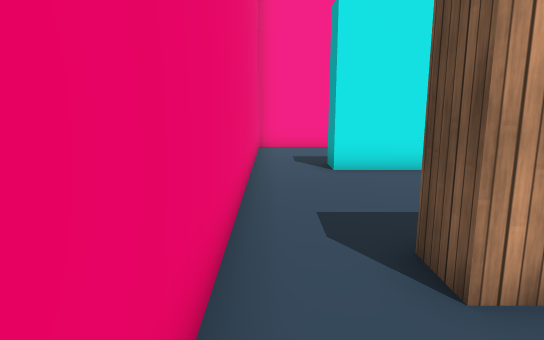
[1] (above)

14 first-person views from a walk through a Unity game level. The camera is 1.5 m above the floor, tilts 10° down and sees 75° across. The floor is counted in squares, 1 m on a side. Each view is taken from the middle of a square. On the plan, view 1 faces up. The plan holds only what a view shows up to about 16 squares ahead; the rest is blank. Some animated figures are not drawn. Some surface patterns are stand-ins.

[2]
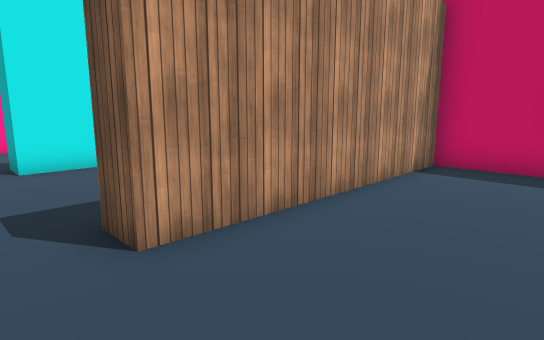

[3]
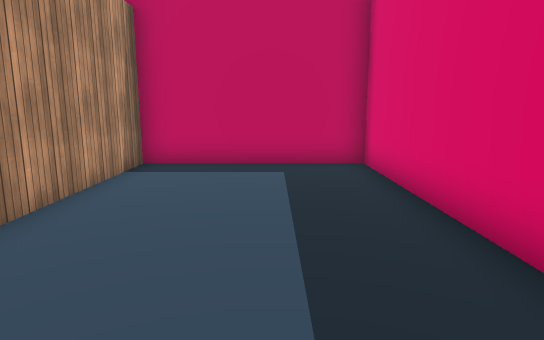

[4]
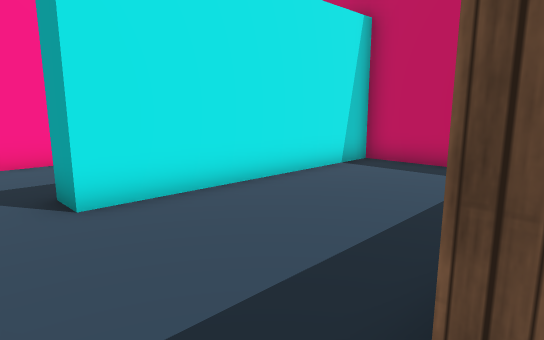

[5]
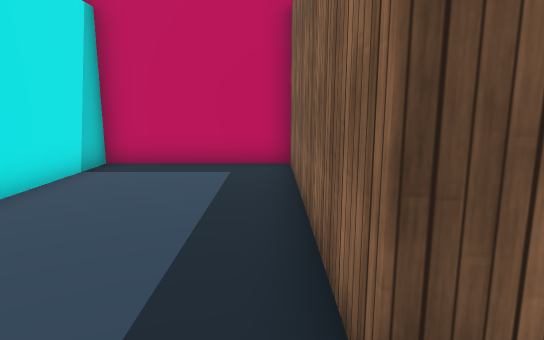

[6]
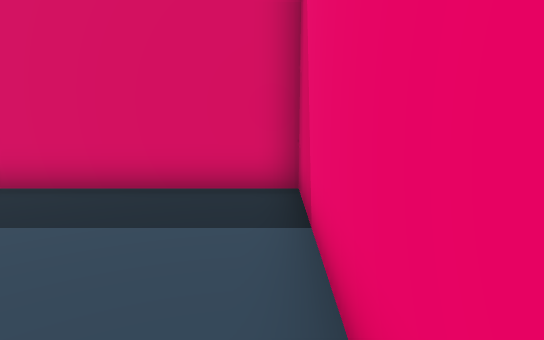

[7]
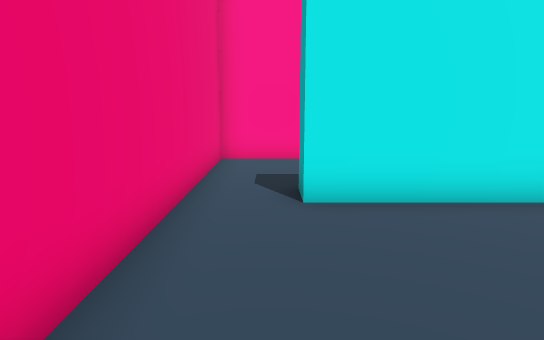

[8]
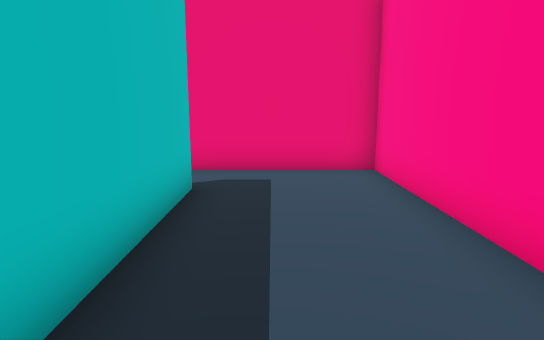

[9]
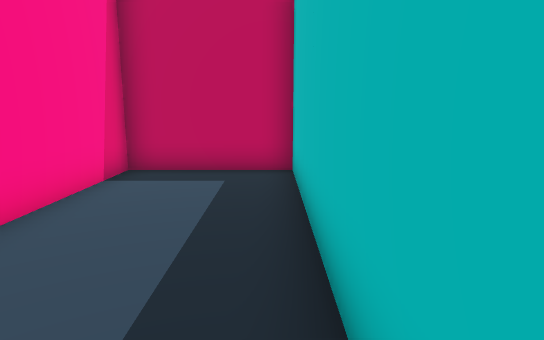

[10]
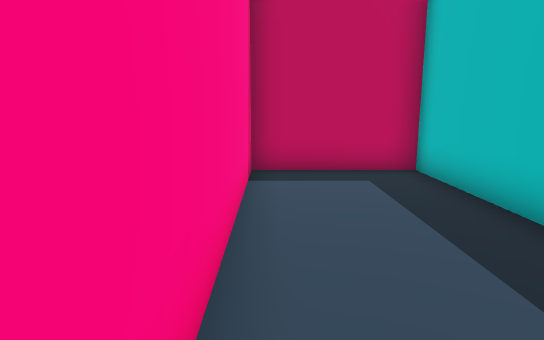

[11]
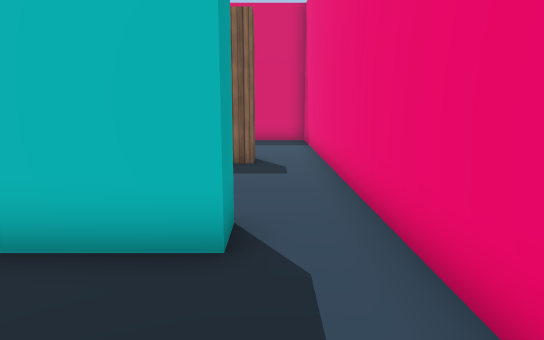

[12]
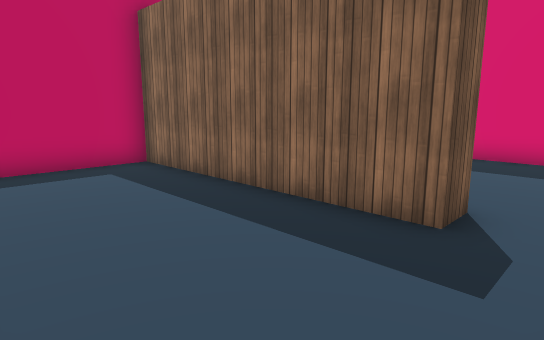

[13]
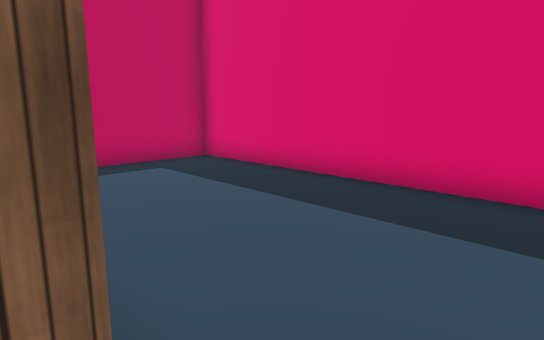

[14]
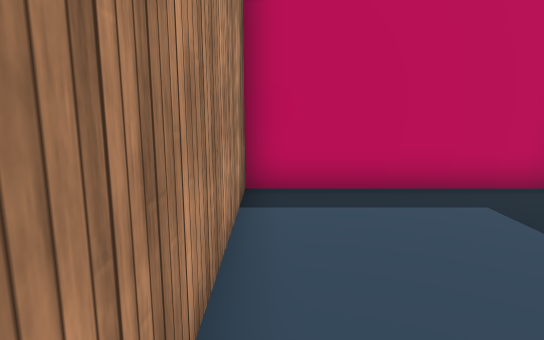

### Floor plan
Points are (right, up) in squares from view 1. A wall is a line through its corners. A room is listed if a view was taken in it or the views show most of it. See-through windows are left out.
Room 1 (views 1, 2, 3, 14)
walls: (-0.5, 2.5) (-0.5, -3.5) (9.5, -3.5) (9.5, 2.5) (1.5, 2.5)
ways out: opening at (0.5, 3) to room 2
Room 2 (views 4, 5, 6, 7, 12, 13)
walls: (1.5, 2.5) (1.5, 3.5) (9.5, 3.5) (9.5, 8.5) (1.5, 8.5); (-0.5, 8.5) (-0.5, 2.5)
ways out: opening at (0.5, 3) to room 1; opening at (0.5, 9) to room 3
Room 3 (views 8, 9, 10, 11)
walls: (1.5, 8.5) (1.5, 9.5) (9.5, 9.5) (9.5, 13.5) (-0.5, 13.5) (-0.5, 8.5)
ways out: opening at (0.5, 9) to room 2

Positions as (right, up) in squares from view 1, and headings:
1: (0, 0), facing up
2: (0, -1), facing up-right
3: (0, -1), facing right
4: (0, 3), facing up-right
5: (0, 4), facing right
6: (0, 3), facing down
7: (1, 3), facing up
8: (8, 11), facing left
9: (1, 10), facing right
10: (1, 13), facing right
11: (1, 13), facing down
12: (0, 8), facing down-right
13: (0, 3), facing down-right
14: (3, 2), facing right
